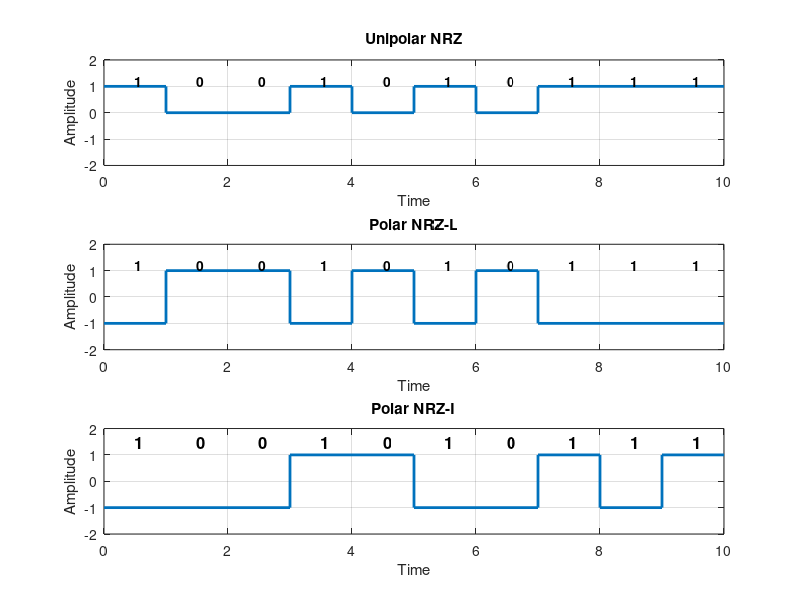

Recreate this plot in MATLAB.
m = [1 0 0 1 0 1 0 1 1 1];    
n = length(m);

% unipolar
x = [];
y = [];
for i=1:n
    x=[x i-1 i];
    if(m(i)==0)
        y=[y 0 0];
    else
        y=[y 1 1];
    end
end

subplot(3,1,1);   
plot(x,y,'LineWidth',2), axis([0,n,-2,2]);
xlabel('Time');
ylabel('Amplitude');
title('Unipolar NRZ');
grid on;
for i = 1:n
    text(i-0.5, 1.2, num2str(m(i)),'FontWeight','bold');
end
%polar_level

x = [];
y = [];
for i=1:n
    x=[x i-1 i];
    if(m(i)==0)
        y=[y 1 1];
    else
        y=[y -1 -1];
    end
end

subplot(3,1,2);   
plot(x,y,'LineWidth',2), axis([0,n,-2,2]);
xlabel('Time');
ylabel('Amplitude');
title('Polar NRZ-L');
grid on;
for i = 1:n
    text(i-0.5, 1.2, num2str(m(i)),'FontWeight','bold');
end

% polar_inverse
x = [];
y = [];
a = 1;  
for i=1:n
    x=[x i-1 i];
    if(m(i)==1)
        a = -a;   
        y=[y a a];
    else
        y=[y a a];
    end
end

subplot(3,1,3);   
plot(x,y,'LineWidth',2), axis([0,n,-2,2]);
xlabel('Time');
ylabel('Amplitude');
title('Polar NRZ-I');
grid on;
for i = 1:n
    text(i-0.5, 1.5, num2str(m(i)),'FontWeight','bold','FontSize',12);
end
